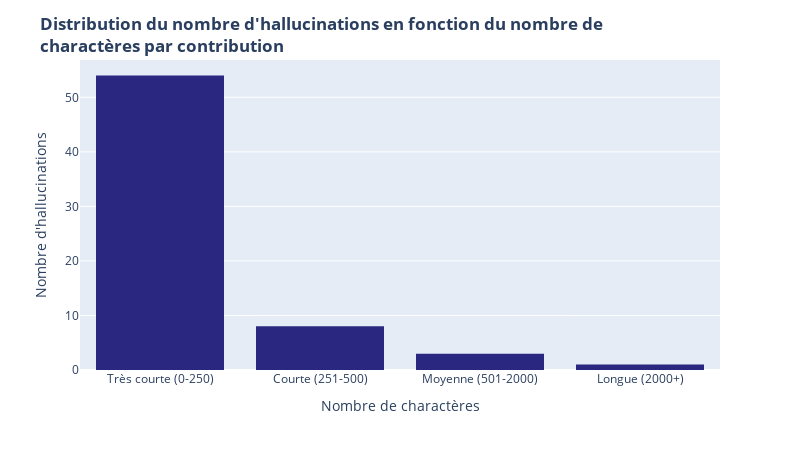

Source (notebook cell):
### Markdown cell above
### **B - Caractéristiques des extractions**

### Code cell
fig = px.histogram(
    df, x="contrib_cat", y="Hallucinations",
    color_discrete_sequence=["#2a2781"], histfunc="sum", category_orders=dict(contrib_cat=length_labels)
)
fig.update_layout(
    title={"text": "<b>Distribution du nombre d'hallucinations en fonction du nombre de <br>charactères par contribution</b>"}, 
    xaxis_title="Nombre de charactères", 
    yaxis_title="Nombre d'hallucinations", 
    width=800, height=450
)
fig.update_traces(
    hovertemplate =
        "Nombre d'hallucinations = %{y}<extra></extra>"
)
fig.show()

### Figure 1 — Plotly figure (JSON) as saved in the notebook; plotly's stock layout.template omitted (floating-point values rounded to 4 significant figures; data arrays with more than 128 entries replaced by an {"elided": "..."} marker saying what was removed)
{"data": [{"bingroup": "x", "histfunc": "sum", "hovertemplate": "Nombre d'hallucinations = %{y}<extra></extra>", "legendgroup": "", "marker": {"color": "#2a2781", "pattern": {"shape": ""}}, "name": "", "orientation": "v", "showlegend": false, "type": "histogram", "x": {"elided": "200 str values"}, "xaxis": "x", "y": {"elided": "200 float values"}, "yaxis": "y"}], "layout": {"barmode": "relative", "height": 450, "legend": {"tracegroupgap": 0}, "margin": {"t": 60}, "title": {"text": "<b>Distribution du nombre d'hallucinations en fonction du nombre de <br>charactères par contribution</b>"}, "width": 800, "xaxis": {"anchor": "y", "categoryarray": ["Très courte (0-250)", "Courte (251-500)", "Moyenne (501-2000)", "Longue (2000+)"], "categoryorder": "array", "domain": [0, 1], "title": {"text": "Nombre de charactères"}}, "yaxis": {"anchor": "x", "domain": [0, 1], "title": {"text": "Nombre d'hallucinations"}}}}
